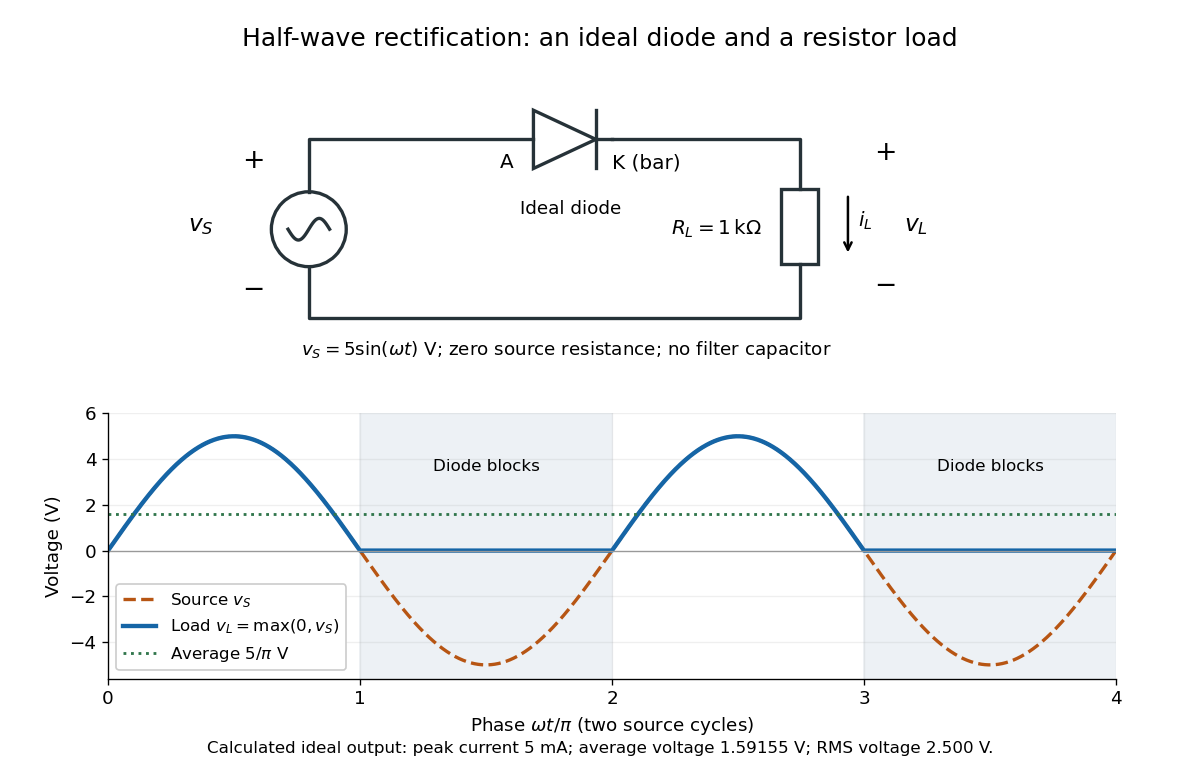

Here is the Python script that generated this plot:
"""Draw an original ideal rectifier schematic and calculated waveform.

Tested with Python 3.14, NumPy 2.3.5, Matplotlib 3.10.7.
Run from _media to emit this script's matching PNG basename in the CWD.
"""

from pathlib import Path

import matplotlib.pyplot as plt
from matplotlib.patches import Circle, Polygon, Rectangle
import numpy as np


def main():
    plt.rcParams.update({"font.size": 11, "figure.facecolor": "white",
                         "axes.facecolor": "white", "axes.spines.top": False,
                         "axes.spines.right": False})
    fig = plt.figure(figsize=(10, 6.5), dpi=120)
    fig.suptitle("Half-wave rectification: an ideal diode and a resistor load", y=0.965, fontsize=15)
    circuit = fig.add_axes([0.08, 0.56, 0.84, 0.32])
    circuit.set(xlim=(0, 10), ylim=(0, 3))
    circuit.set_aspect("equal")
    circuit.axis("off")
    wire = {"color": "#263238", "lw": 2}
    circuit.plot([1.5, 1.5, 4.2], [1.82, 2.45, 2.45], **wire)
    circuit.plot([5.15, 7.4, 7.4], [2.45, 2.45, 1.85], **wire)
    circuit.plot([7.4, 7.4, 1.5, 1.5], [0.95, 0.3, 0.3, 0.92], **wire)
    circuit.add_patch(Circle((1.5, 1.37), 0.45, fill=False, **wire))
    s = np.linspace(-0.25, 0.25, 100)
    circuit.plot(1.5 + s, 1.37 + 0.13 * np.sin(s * 4 * np.pi), **wire)
    circuit.text(0.7, 2.1, "+", fontsize=16)
    circuit.text(0.7, 0.55, "−", fontsize=16)
    circuit.text(0.2, 1.35, r"$v_S$", ha="center", fontsize=14)
    circuit.add_patch(Polygon([[4.2, 2.1], [4.2, 2.8], [4.95, 2.45]],
                              closed=True, facecolor="white", edgecolor="#263238", lw=2))
    circuit.plot([4.95, 4.95], [2.1, 2.8], **wire)
    circuit.plot([4.95, 5.15], [2.45, 2.45], **wire)
    circuit.text(3.8, 2.1, "A", fontsize=12)
    circuit.text(5.15, 2.1, "K (bar)", fontsize=12)
    circuit.text(4.65, 1.55, "Ideal diode", ha="center")
    circuit.add_patch(Rectangle((7.18, 0.95), 0.44, 0.9, fill=False, **wire))
    circuit.text(6.95, 1.3, r"$R_L=1\,\mathrm{k}\Omega$", ha="right", fontsize=12)
    circuit.text(8.3, 2.2, "+", fontsize=16)
    circuit.text(8.3, 0.6, "−", fontsize=16)
    circuit.text(8.65, 1.35, r"$v_L$", fontsize=14)
    circuit.annotate("", (7.98, 1.05), (7.98, 1.8), arrowprops={"arrowstyle": "->", "lw": 1.5})
    circuit.text(8.1, 1.4, r"$i_L$", fontsize=12)
    circuit.text(4.6, 0.05, r"$v_S=5\sin(\omega t)$ V; zero source resistance; no filter capacitor",
                 ha="center", va="top", fontsize=11)
    wave = fig.add_axes([0.09, 0.13, 0.84, 0.34])
    phase = np.linspace(0, 4 * np.pi, 2401)
    source = 5 * np.sin(phase)
    load = np.maximum(0, source)
    wave.plot(phase / np.pi, source, color="#b75513", lw=2, ls="--", label=r"Source $v_S$")
    wave.plot(phase / np.pi, load, color="#1565a6", lw=2.6, label=r"Load $v_L=\max(0,v_S)$")
    wave.axhline(5 / np.pi, color="#31764c", lw=1.7, ls=":", label=r"Average $5/\pi$ V")
    for left in [1, 3]:
        wave.axvspan(left, left + 1, color="#edf1f5", zorder=-1)
        wave.text(left + 0.5, 3.5, "Diode blocks", ha="center", fontsize=10)
    wave.set(xlim=(0, 4), ylim=(-5.6, 6), ylabel="Voltage (V)",
             xlabel=r"Phase $\omega t/\pi$ (two source cycles)", xticks=[0, 1, 2, 3, 4])
    wave.axhline(0, color="0.6", lw=0.8)
    wave.grid(alpha=0.2)
    wave.legend(loc="lower left", fontsize=10, framealpha=1)
    fig.text(0.5, 0.035, "Calculated ideal output: peak current 5 mA; average voltage 1.59155 V; RMS voltage 2.500 V.",
             ha="center", fontsize=10)
    fig.savefig(Path(__file__).with_suffix(".png").name, facecolor="white", transparent=False)
    plt.close(fig)


if __name__ == "__main__":
    main()
